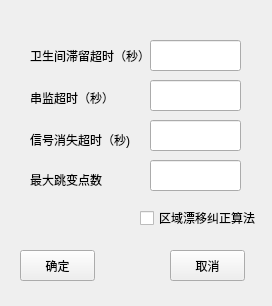
<?xml version="1.0" encoding="UTF-8"?>
<ui version="4.0">
 <class>setScanConfigWidget</class>
 <widget class="QWidget" name="setScanConfigWidget">
  <property name="geometry">
   <rect>
    <x>0</x>
    <y>0</y>
    <width>272</width>
    <height>306</height>
   </rect>
  </property>
  <property name="windowTitle">
   <string>Form</string>
  </property>
  <widget class="QLabel" name="label">
   <property name="geometry">
    <rect>
     <x>30</x>
     <y>40</y>
     <width>121</width>
     <height>31</height>
    </rect>
   </property>
   <property name="text">
    <string>卫生间滞留超时（秒）</string>
   </property>
  </widget>
  <widget class="QPushButton" name="okConfigBtn">
   <property name="geometry">
    <rect>
     <x>20</x>
     <y>250</y>
     <width>75</width>
     <height>31</height>
    </rect>
   </property>
   <property name="text">
    <string>确定</string>
   </property>
  </widget>
  <widget class="QPushButton" name="cancelConfigBtn">
   <property name="geometry">
    <rect>
     <x>170</x>
     <y>250</y>
     <width>75</width>
     <height>31</height>
    </rect>
   </property>
   <property name="text">
    <string>取消</string>
   </property>
  </widget>
  <widget class="QLabel" name="label_2">
   <property name="geometry">
    <rect>
     <x>30</x>
     <y>90</y>
     <width>81</width>
     <height>16</height>
    </rect>
   </property>
   <property name="text">
    <string>串监超时（秒）</string>
   </property>
  </widget>
  <widget class="QLabel" name="label_3">
   <property name="geometry">
    <rect>
     <x>30</x>
     <y>130</y>
     <width>111</width>
     <height>20</height>
    </rect>
   </property>
   <property name="text">
    <string>信号消失超时（秒)</string>
   </property>
  </widget>
  <widget class="QLineEdit" name="stayEdit">
   <property name="geometry">
    <rect>
     <x>150</x>
     <y>40</y>
     <width>91</width>
     <height>31</height>
    </rect>
   </property>
   <property name="text">
    <string/>
   </property>
  </widget>
  <widget class="QLineEdit" name="othCellEdit">
   <property name="geometry">
    <rect>
     <x>150</x>
     <y>80</y>
     <width>91</width>
     <height>31</height>
    </rect>
   </property>
   <property name="text">
    <string/>
   </property>
  </widget>
  <widget class="QLineEdit" name="vanishEdit">
   <property name="geometry">
    <rect>
     <x>150</x>
     <y>120</y>
     <width>91</width>
     <height>31</height>
    </rect>
   </property>
   <property name="text">
    <string/>
   </property>
  </widget>
  <widget class="QLabel" name="label_4">
   <property name="geometry">
    <rect>
     <x>30</x>
     <y>170</y>
     <width>101</width>
     <height>20</height>
    </rect>
   </property>
   <property name="text">
    <string>最大跳变点数</string>
   </property>
  </widget>
  <widget class="QLineEdit" name="jumpCountEdit">
   <property name="geometry">
    <rect>
     <x>150</x>
     <y>160</y>
     <width>91</width>
     <height>31</height>
    </rect>
   </property>
  </widget>
  <widget class="QCheckBox" name="locCorrectEnableBox">
   <property name="geometry">
    <rect>
     <x>140</x>
     <y>210</y>
     <width>131</width>
     <height>16</height>
    </rect>
   </property>
   <property name="text">
    <string>区域漂移纠正算法</string>
   </property>
  </widget>
 </widget>
 <resources/>
 <connections/>
</ui>
